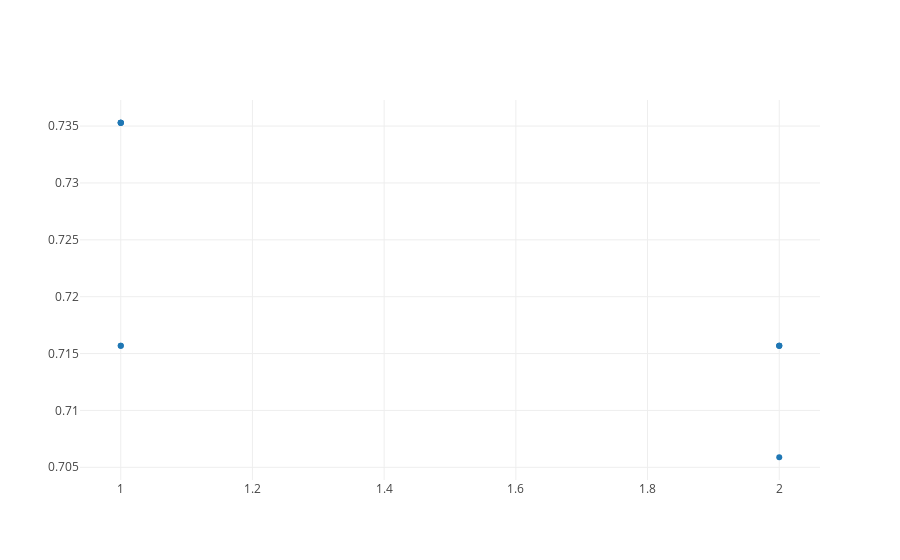
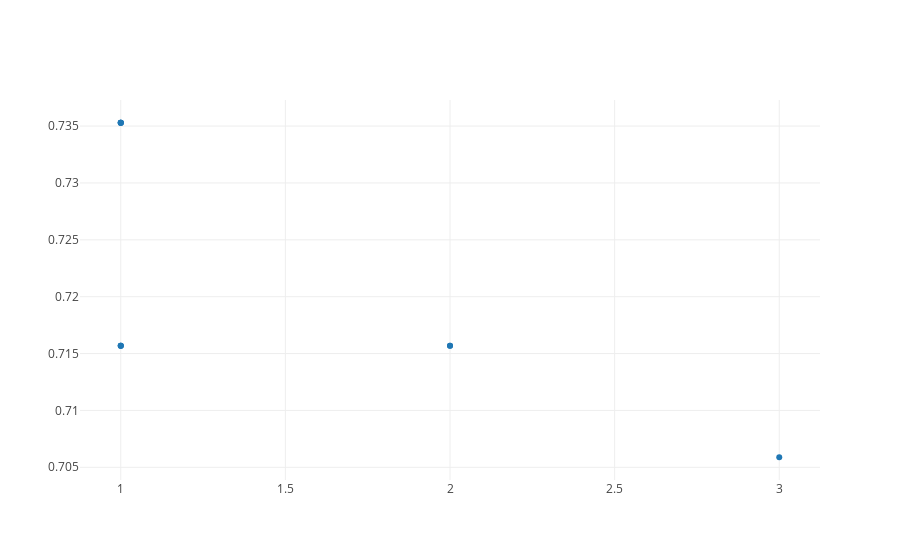

Write notebook code for charts like these, in order.
### Code cell
for param in random_grid.best_params_:
    x = []
    y = []
    print(param)
    for i in range(len(param_list)):
        x.append(param_list[i][param])
        y.append(acc_list[i])
        
    py.iplot([go.Scatter(x=x, y=y, mode='markers')])

### Figure 1 — Plotly figure (JSON) as saved in the notebook; plotly's stock layout.template omitted (floating-point values rounded to 4 significant figures)
{"data": [{"mode": "markers", "type": "scatter", "uid": "c1080a8e-a5b3-11e8-9d89-88e9fe7b2dc1", "x": [1, 2, 1, 2, 1, 2, 1, 2, 1, 1], "y": [0.7353, 0.7157, 0.7157, 0.7059, 0.7157, 0.7157, 0.7353, 0.7157, 0.7353, 0.7353]}], "layout": {}}

### Figure 2 — Plotly figure (JSON) as saved in the notebook; plotly's stock layout.template omitted (floating-point values rounded to 4 significant figures)
{"data": [{"mode": "markers", "type": "scatter", "uid": "c112f3ae-a5b3-11e8-9d89-88e9fe7b2dc1", "x": [1, 1, 2, 3, 2, 1, 1, 1, 1, 1], "y": [0.7353, 0.7157, 0.7157, 0.7059, 0.7157, 0.7157, 0.7353, 0.7157, 0.7353, 0.7353]}], "layout": {}}
